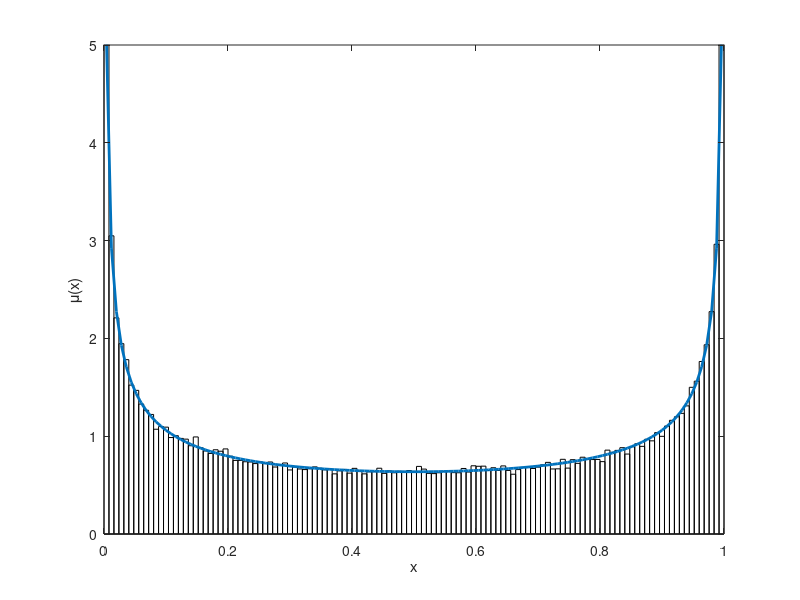

Write MATLAB code to recreate this figure.
% Probability density function: natural measure
% Ricardo Carretero April-2003, Copyright (c).

f = inline('4*x.*(1-x)','x');

Nit=1e5;
Nshow=100;
Nbox=125;
Ntrans=1000
Nstop=Nit/Nshow;

xmin=0;
xmax=1;
dx=(xmax-xmin)/Nbox;
x=linspace(xmin+dx/2,xmax-dx/2,Nbox);
box=zeros(1,Nbox);

fs=15;
lw=2;
figure(1)

x0=0.01;
xo=x0;

for i=1:Ntrans
 xn=f(xo);
 xo=xn;
end

for i=1:Nshow
 fprintf('%d, ',i)
 for j=1:Nstop
  xn=f(xo);
  ii = ceil(xn*Nbox);
  box(ii)=box(ii)+1;
  xo=xn;
 end
 clf
 set(gca,'FontSize',[fs]);
 bar(x,box/(dx*Nstop*i),1,'w')
 hold on
 plot(x,1./(pi*sqrt(x-x.^2)),'LineWidth',lw);
 axis([0 1 0 5]);
 xlabel('x')
 ylabel('\mu(x)');
 pause(0.001)
end
